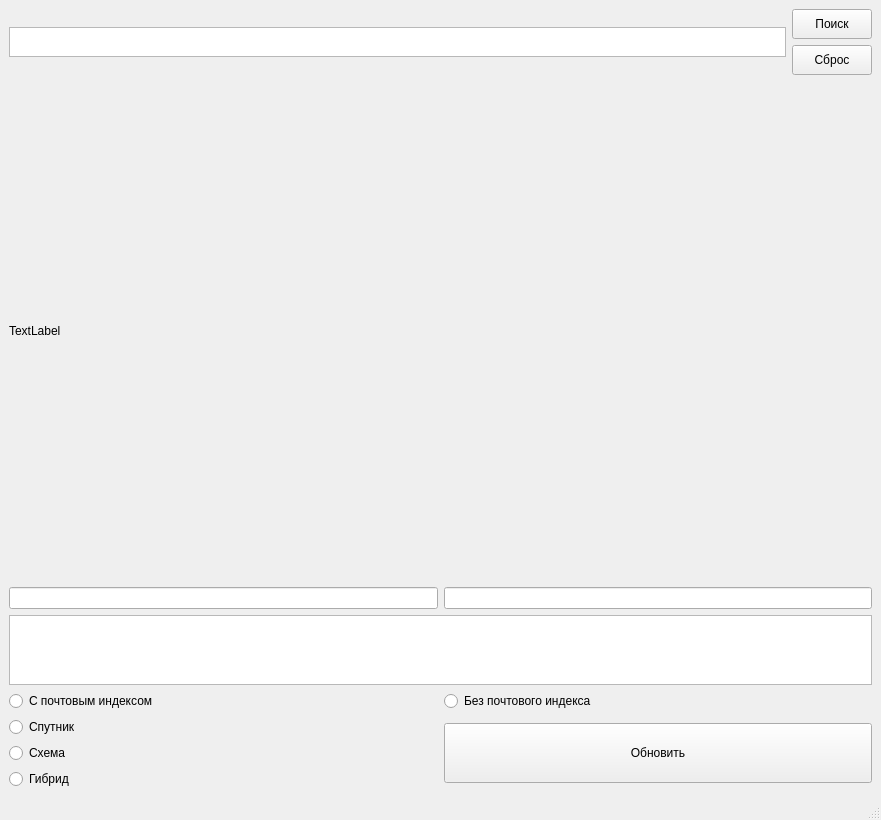
<?xml version="1.0" encoding="UTF-8"?>
<ui version="4.0">
 <class>MainWindow</class>
 <widget class="QMainWindow" name="MainWindow">
  <property name="geometry">
   <rect>
    <x>0</x>
    <y>0</y>
    <width>881</width>
    <height>682</height>
   </rect>
  </property>
  <property name="windowTitle">
   <string>MainWindow</string>
  </property>
  <widget class="QWidget" name="centralwidget">
   <layout class="QVBoxLayout" name="verticalLayout_4">
    <item>
     <layout class="QHBoxLayout" name="horizontalLayout">
      <item>
       <widget class="QTextEdit" name="Serch">
        <property name="minimumSize">
         <size>
          <width>0</width>
          <height>0</height>
         </size>
        </property>
        <property name="maximumSize">
         <size>
          <width>1000</width>
          <height>30</height>
         </size>
        </property>
       </widget>
      </item>
      <item>
       <layout class="QVBoxLayout" name="verticalLayout">
        <item>
         <widget class="QPushButton" name="Serch_button">
          <property name="minimumSize">
           <size>
            <width>30</width>
            <height>30</height>
           </size>
          </property>
          <property name="text">
           <string>Поиск</string>
          </property>
         </widget>
        </item>
        <item>
         <widget class="QPushButton" name="_Button_2">
          <property name="minimumSize">
           <size>
            <width>30</width>
            <height>30</height>
           </size>
          </property>
          <property name="text">
           <string>Сброс</string>
          </property>
         </widget>
        </item>
       </layout>
      </item>
     </layout>
    </item>
    <item>
     <widget class="QLabel" name="label">
      <property name="minimumSize">
       <size>
        <width>0</width>
        <height>500</height>
       </size>
      </property>
      <property name="text">
       <string>TextLabel</string>
      </property>
     </widget>
    </item>
    <item>
     <layout class="QHBoxLayout" name="horizontalLayout_4">
      <item>
       <widget class="QLineEdit" name="lineEdit"/>
      </item>
      <item>
       <widget class="QLineEdit" name="lineEdit_2"/>
      </item>
     </layout>
    </item>
    <item>
     <layout class="QVBoxLayout" name="verticalLayout_3">
      <item>
       <widget class="QTextEdit" name="Serch_2"/>
      </item>
      <item>
       <layout class="QHBoxLayout" name="horizontalLayout_3">
        <item>
         <widget class="QRadioButton" name="radioButton">
          <property name="text">
           <string>С почтовым индексом</string>
          </property>
         </widget>
        </item>
        <item>
         <widget class="QRadioButton" name="radioButton_2">
          <property name="text">
           <string>Без почтового индекса</string>
          </property>
         </widget>
        </item>
       </layout>
      </item>
     </layout>
    </item>
    <item>
     <layout class="QHBoxLayout" name="horizontalLayout_2">
      <item>
       <layout class="QVBoxLayout" name="verticalLayout_2">
        <item>
         <widget class="QRadioButton" name="Satellite_button">
          <property name="text">
           <string>Спутник</string>
          </property>
         </widget>
        </item>
        <item>
         <widget class="QRadioButton" name="Scheme_button">
          <property name="text">
           <string>Схема</string>
          </property>
         </widget>
        </item>
        <item>
         <widget class="QRadioButton" name="Hybrid_button">
          <property name="text">
           <string>Гибрид</string>
          </property>
         </widget>
        </item>
       </layout>
      </item>
      <item>
       <widget class="QPushButton" name="Refresh_button">
        <property name="minimumSize">
         <size>
          <width>60</width>
          <height>60</height>
         </size>
        </property>
        <property name="text">
         <string>Обновить</string>
        </property>
       </widget>
      </item>
     </layout>
    </item>
   </layout>
  </widget>
  <widget class="QMenuBar" name="menubar">
   <property name="geometry">
    <rect>
     <x>0</x>
     <y>0</y>
     <width>881</width>
     <height>19</height>
    </rect>
   </property>
  </widget>
  <widget class="QStatusBar" name="statusbar"/>
 </widget>
 <resources/>
 <connections/>
</ui>
